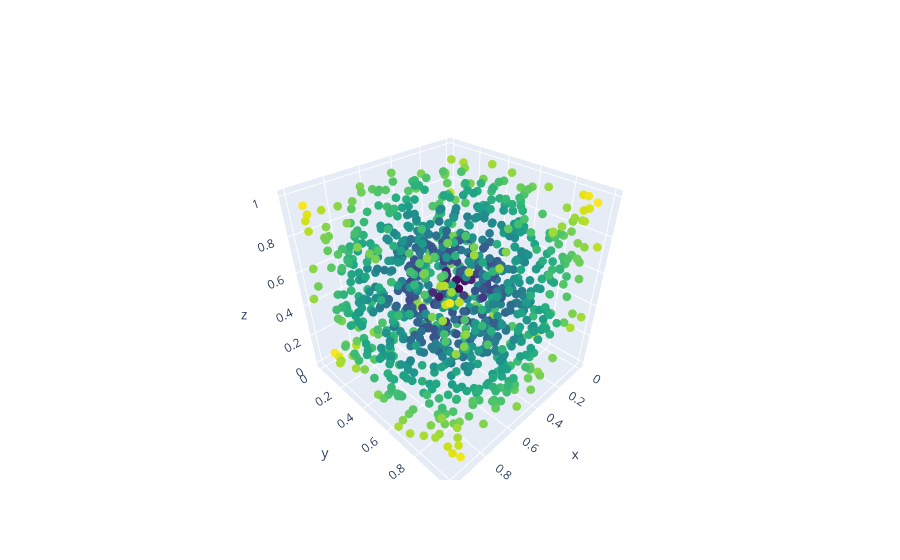

Write notebook code for a chart like this one.
### Code cell
colors_alt_plotly = [
    'rgb({},{},{})'.format(int(r * 255), int(g * 255), int(b * 255))
    for r, g, b in colors_alt
]

fig = go.Figure(
    data=[
        go.Scatter3d(
            x=points[:, 0],
            y=points[:, 1],
            z=points[:, 2],
            mode='markers',
            marker=dict(
                size=3,
                color=colors_alt_plotly,
            ),
        )
    ]
)

fig.show()

### Figure 1 — Plotly figure (JSON) as saved in the notebook; plotly's stock layout.template omitted (floating-point values rounded to 4 significant figures; data arrays with more than 128 entries replaced by an {"elided": "..."} marker saying what was removed)
{"data": [{"marker": {"color": {"elided": "1000 str values"}, "size": 3}, "mode": "markers", "type": "scatter3d", "x": {"elided": "1000 float values"}, "y": {"elided": "1000 float values"}, "z": {"elided": "1000 float values"}}], "layout": {}}
